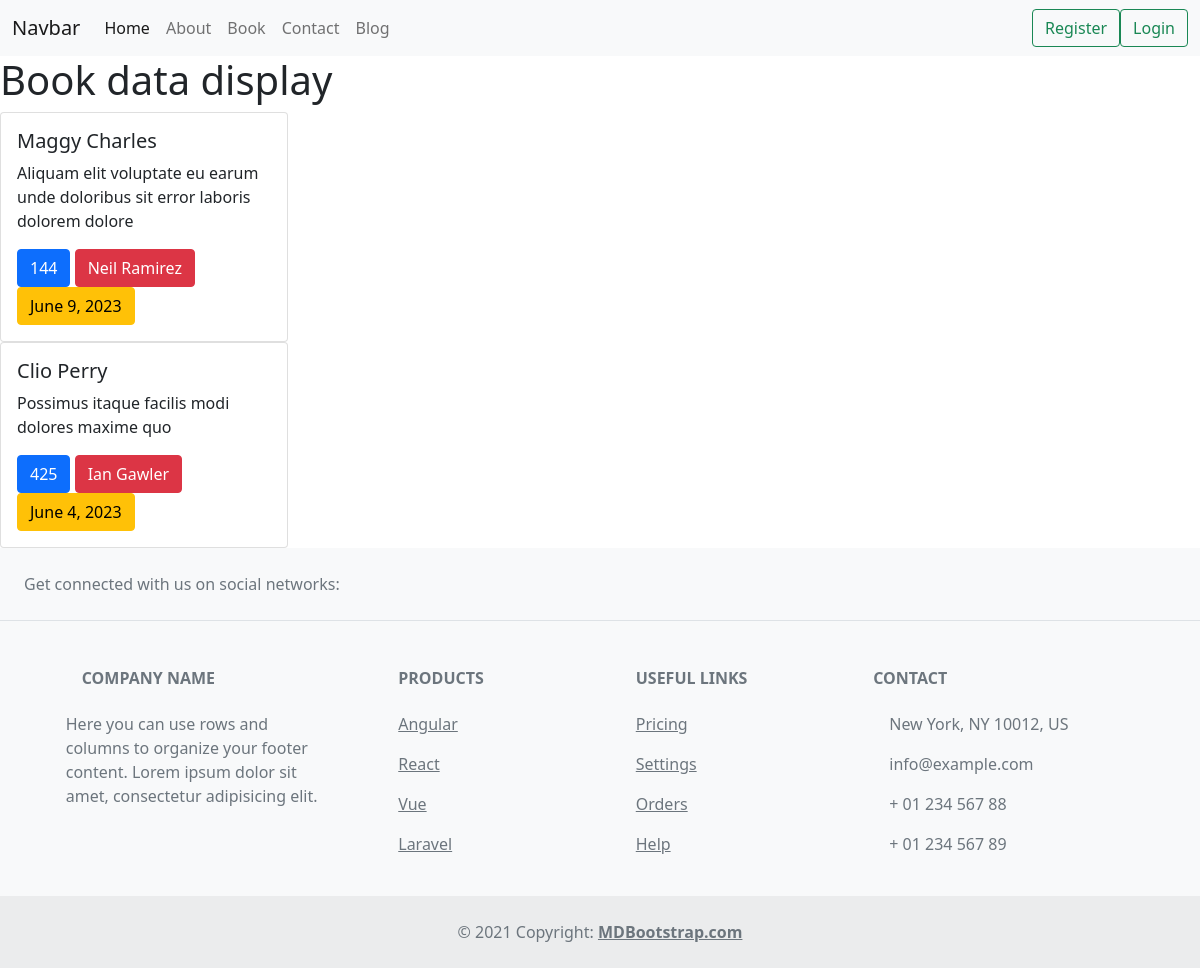
Page /book/ on the earlier database version.
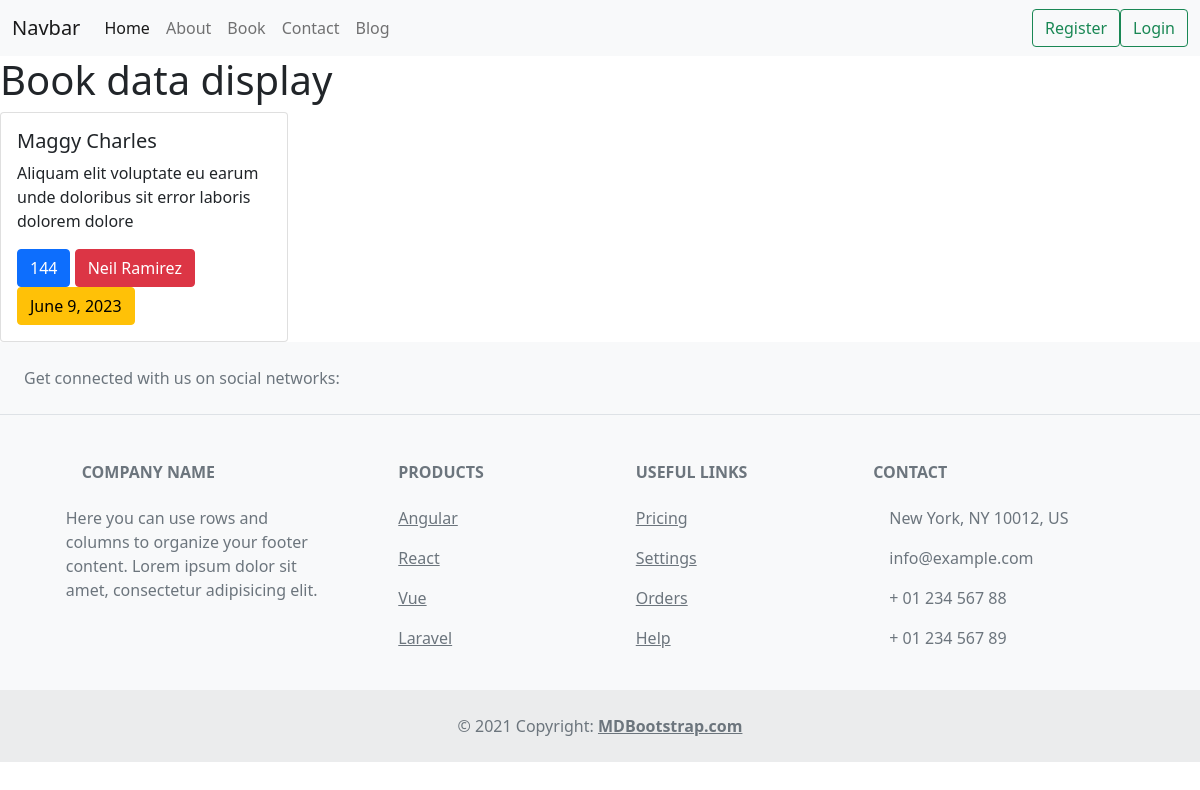
Same page on the later database version.
### home/models.py (models this page shows, shortened)
class Books(models.Model):
   name = models.CharField(max_length=200, blank=False, null=False)
   price = models.PositiveIntegerField(blank=False, null=False)
   author = models.ForeignKey(Author, on_delete=models.CASCADE)
   published_date = models.DateField(blank=False, null=False)
   edition = models.CharField(max_length =200, blank=True, null=True)
   description = models.TextField(max_length=500, blank=True, null = True)

class Author(models.Model):
    name = models.CharField(max_length=200)
    age = models.PositiveIntegerField()
    pen_name = models.CharField(max_length=200)
    journal = models.CharField(max_length=200)
    active_date = models.DateField()
    def __str__(self):
        return str(self.name)

### home/views.py (the view)
# urls.py: path('book/', views.book, name="book"),
def book(request):
    book = Books.objects.all()
    context= {'book':book}
    return render(request, 'book.html', context)

### templates/book.html (shortened to what this page needs)
{% extends 'base.html' %}
{% block content %}
<h1>Book data display</h1>
{% for book in book %}
<div class="card" style="width: 18rem;">
    <div class="card-body">
      <h5 class="card-title">{{book.name}}</h5>
      <p class="card-text">{{book.description}}</p>
      <a href="#" class="btn btn-primary">{{book.price}}</a>
      <a href="#" class="btn btn-danger">{{book.author}}</a>
      <a href="#" class="btn btn-warning">{{book.published_date}}</a>
    </div>
  </div>
{% endfor %}
{% endblock content %}

Differences in the rows shown:
removed Books: name "Clio Perry", description "Possimus itaque facilis modi dolores maxime quo", price "425", author "Ian Gawler", published_date "June 4, 2023"
